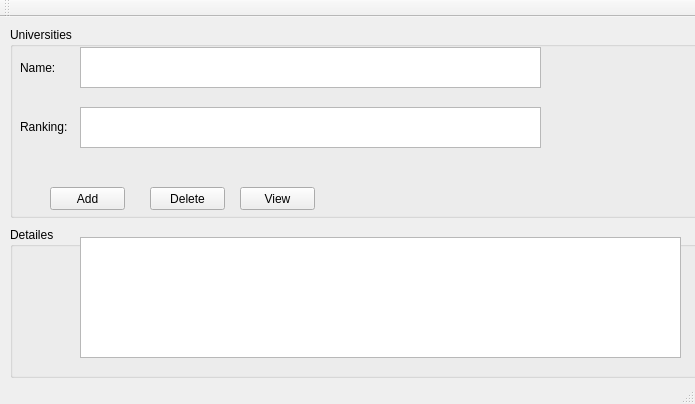
<?xml version="1.0" encoding="UTF-8"?>
<ui version="4.0">
 <class>University</class>
 <widget class="QMainWindow" name="University">
  <property name="geometry">
   <rect>
    <x>0</x>
    <y>0</y>
    <width>695</width>
    <height>404</height>
   </rect>
  </property>
  <property name="windowTitle">
   <string>University</string>
  </property>
  <widget class="QWidget" name="centralWidget">
   <widget class="QGroupBox" name="groupBox">
    <property name="geometry">
     <rect>
      <x>10</x>
      <y>10</y>
      <width>691</width>
      <height>191</height>
     </rect>
    </property>
    <property name="title">
     <string>Universities</string>
    </property>
    <widget class="QLabel" name="label">
     <property name="geometry">
      <rect>
       <x>10</x>
       <y>30</y>
       <width>91</width>
       <height>21</height>
      </rect>
     </property>
     <property name="text">
      <string>Name:</string>
     </property>
    </widget>
    <widget class="QLabel" name="label_2">
     <property name="geometry">
      <rect>
       <x>10</x>
       <y>90</y>
       <width>71</width>
       <height>20</height>
      </rect>
     </property>
     <property name="text">
      <string>Ranking:</string>
     </property>
    </widget>
    <widget class="QTextEdit" name="textName">
     <property name="geometry">
      <rect>
       <x>70</x>
       <y>20</y>
       <width>461</width>
       <height>41</height>
      </rect>
     </property>
    </widget>
    <widget class="QTextEdit" name="textRanking">
     <property name="geometry">
      <rect>
       <x>70</x>
       <y>80</y>
       <width>461</width>
       <height>41</height>
      </rect>
     </property>
    </widget>
    <widget class="QPushButton" name="pushButtonAdd">
     <property name="geometry">
      <rect>
       <x>40</x>
       <y>160</y>
       <width>75</width>
       <height>23</height>
      </rect>
     </property>
     <property name="text">
      <string>Add</string>
     </property>
    </widget>
    <widget class="QPushButton" name="pushButtonDelete">
     <property name="geometry">
      <rect>
       <x>140</x>
       <y>160</y>
       <width>75</width>
       <height>23</height>
      </rect>
     </property>
     <property name="text">
      <string>Delete</string>
     </property>
    </widget>
    <widget class="QPushButton" name="pushButtonView">
     <property name="geometry">
      <rect>
       <x>230</x>
       <y>160</y>
       <width>75</width>
       <height>23</height>
      </rect>
     </property>
     <property name="text">
      <string>View</string>
     </property>
    </widget>
   </widget>
   <widget class="QGroupBox" name="groupBox_2">
    <property name="geometry">
     <rect>
      <x>10</x>
      <y>210</y>
      <width>691</width>
      <height>151</height>
     </rect>
    </property>
    <property name="title">
     <string>Detailes</string>
    </property>
    <widget class="QTreeView" name="treeView">
     <property name="geometry">
      <rect>
       <x>70</x>
       <y>10</y>
       <width>601</width>
       <height>121</height>
      </rect>
     </property>
    </widget>
   </widget>
  </widget>
  <widget class="QMenuBar" name="menuBar">
   <property name="geometry">
    <rect>
     <x>0</x>
     <y>0</y>
     <width>695</width>
     <height>21</height>
    </rect>
   </property>
  </widget>
  <widget class="QToolBar" name="mainToolBar">
   <attribute name="toolBarArea">
    <enum>TopToolBarArea</enum>
   </attribute>
   <attribute name="toolBarBreak">
    <bool>false</bool>
   </attribute>
  </widget>
  <widget class="QStatusBar" name="statusBar"/>
 </widget>
 <layoutdefault spacing="6" margin="11"/>
 <resources/>
 <connections/>
</ui>
